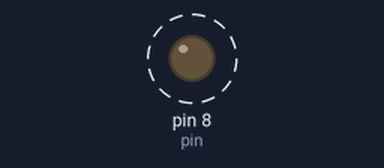
This program was run on a simulated MicroPython board. Parts: output pins drawn as LEDs (lit = HIGH). Dashed ring = blinking. What the program prints to the serial console is not drawn.

Above: at 0.5 s.
Timing chart, 0 to 4.6 s (numbered marks = the images above):
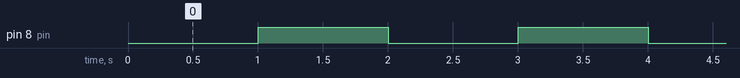

The program:

leds.py
```python
import machine


import time


pin = machine.Pin(8,machine.Pin.OUT)

i=0;


def led_on(_del):
  pin.off()
  time.sleep(_del)

def led_off(_del):
  pin.on()
  time.sleep(_del)


while True:
    i+=1;
    led_on(1)
    led_off(1)
    print(i)
```

Measured:
- by itself, pin 8 (pin): alternates HIGH for 1.0 s and LOW for 1.0 s
